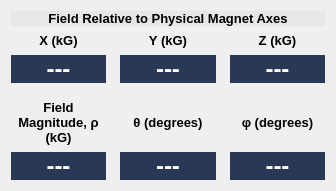
     <widget class="QFrame" name="presentFieldFrame">
      <property name="minimumSize">
       <size>
        <width>0</width>
        <height>0</height>
       </size>
      </property>
      <property name="font">
       <font>
        <pointsize>9</pointsize>
       </font>
      </property>
      <property name="frameShape">
       <enum>QFrame::NoFrame</enum>
      </property>
      <property name="frameShadow">
       <enum>QFrame::Plain</enum>
      </property>
      <property name="lineWidth">
       <number>0</number>
      </property>
      <layout class="QHBoxLayout" name="presentFieldLayout" stretch="0">
       <property name="spacing">
        <number>14</number>
       </property>
       <item>
        <layout class="QGridLayout" name="magnetFieldGridLayout" rowstretch="0,0,0,0,0,0,0,0,0" columnstretch="1,1,1">
         <property name="horizontalSpacing">
          <number>14</number>
         </property>
         <property name="verticalSpacing">
          <number>7</number>
         </property>
         <item row="2" column="2">
          <widget class="QLabel" name="magnetZValue">
           <property name="font">
            <font>
             <pointsize>18</pointsize>
             <bold>true</bold>
             <stylestrategy>PreferAntialias</stylestrategy>
            </font>
           </property>
           <property name="cursor">
            <cursorShape>IBeamCursor</cursorShape>
           </property>
           <property name="styleSheet">
            <string notr="true">background-color: rgb(41,57,85);
color: rgb(255, 255, 255);</string>
           </property>
           <property name="frameShape">
            <enum>QFrame::NoFrame</enum>
           </property>
           <property name="frameShadow">
            <enum>QFrame::Plain</enum>
           </property>
           <property name="text">
            <string>---</string>
           </property>
           <property name="scaledContents">
            <bool>false</bool>
           </property>
           <property name="alignment">
            <set>Qt::AlignCenter</set>
           </property>
           <property name="margin">
            <number>0</number>
           </property>
          </widget>
         </item>
         <item row="2" column="1">
          <widget class="QLabel" name="magnetYValue">
           <property name="font">
            <font>
             <pointsize>18</pointsize>
             <bold>true</bold>
             <stylestrategy>PreferAntialias</stylestrategy>
            </font>
           </property>
           <property name="cursor">
            <cursorShape>IBeamCursor</cursorShape>
           </property>
           <property name="styleSheet">
            <string notr="true">background-color: rgb(41,57,85);
color: rgb(255, 255, 255);</string>
           </property>
           <property name="frameShape">
            <enum>QFrame::NoFrame</enum>
           </property>
           <property name="frameShadow">
            <enum>QFrame::Plain</enum>
           </property>
           <property name="text">
            <string>---</string>
           </property>
           <property name="scaledContents">
            <bool>false</bool>
           </property>
           <property name="alignment">
            <set>Qt::AlignCenter</set>
           </property>
           <property name="margin">
            <number>0</number>
           </property>
          </widget>
         </item>
         <item row="1" column="2">
          <widget class="QLabel" name="magnetZLabel">
           <property name="font">
            <font>
             <pointsize>10</pointsize>
             <bold>true</bold>
            </font>
           </property>
           <property name="text">
            <string>Z (kG)</string>
           </property>
           <property name="alignment">
            <set>Qt::AlignCenter</set>
           </property>
           <property name="wordWrap">
            <bool>true</bool>
           </property>
           <property name="margin">
            <number>0</number>
           </property>
          </widget>
         </item>
         <item row="1" column="1">
          <widget class="QLabel" name="magnetYLabel">
           <property name="font">
            <font>
             <pointsize>10</pointsize>
             <bold>true</bold>
            </font>
           </property>
           <property name="text">
            <string>Y (kG)</string>
           </property>
           <property name="alignment">
            <set>Qt::AlignCenter</set>
           </property>
           <property name="wordWrap">
            <bool>true</bool>
           </property>
           <property name="margin">
            <number>0</number>
           </property>
          </widget>
         </item>
         <item row="8" column="2">
          <widget class="QLabel" name="magnetPhiValue">
           <property name="font">
            <font>
             <pointsize>18</pointsize>
             <bold>true</bold>
             <stylestrategy>PreferAntialias</stylestrategy>
            </font>
           </property>
           <property name="cursor">
            <cursorShape>IBeamCursor</cursorShape>
           </property>
           <property name="styleSheet">
            <string notr="true">background-color: rgb(41,57,85);
color: rgb(255, 255, 255);</string>
           </property>
           <property name="frameShape">
            <enum>QFrame::NoFrame</enum>
           </property>
           <property name="frameShadow">
            <enum>QFrame::Plain</enum>
           </property>
           <property name="text">
            <string>---</string>
           </property>
           <property name="scaledContents">
            <bool>false</bool>
           </property>
           <property name="alignment">
            <set>Qt::AlignCenter</set>
           </property>
           <property name="margin">
            <number>0</number>
           </property>
          </widget>
         </item>
         <item row="3" column="0">
          <spacer name="fieldDisplayVerticalSpacer">
           <property name="orientation">
            <enum>Qt::Vertical</enum>
           </property>
           <property name="sizeType">
            <enum>QSizePolicy::Fixed</enum>
           </property>
           <property name="sizeHint" stdset="0">
            <size>
             <width>20</width>
             <height>10</height>
            </size>
           </property>
          </spacer>
         </item>
         <item row="5" column="0">
          <widget class="QLabel" name="magnetMagnitudeLabel">
           <property name="font">
            <font>
             <pointsize>10</pointsize>
             <bold>true</bold>
            </font>
           </property>
           <property name="text">
            <string>Field Magnitude, ρ (kG)</string>
           </property>
           <property name="alignment">
            <set>Qt::AlignCenter</set>
           </property>
           <property name="wordWrap">
            <bool>true</bool>
           </property>
           <property name="margin">
            <number>0</number>
           </property>
          </widget>
         </item>
         <item row="2" column="0">
          <widget class="QLabel" name="magnetXValue">
           <property name="font">
            <font>
             <pointsize>18</pointsize>
             <bold>true</bold>
             <stylestrategy>PreferAntialias</stylestrategy>
            </font>
           </property>
           <property name="cursor">
            <cursorShape>IBeamCursor</cursorShape>
           </property>
           <property name="styleSheet">
            <string notr="true">background-color: rgb(41,57,85);
color: rgb(255, 255, 255);</string>
           </property>
           <property name="frameShape">
            <enum>QFrame::NoFrame</enum>
           </property>
           <property name="frameShadow">
            <enum>QFrame::Plain</enum>
           </property>
           <property name="text">
            <string>---</string>
           </property>
           <property name="scaledContents">
            <bool>false</bool>
           </property>
           <property name="alignment">
            <set>Qt::AlignCenter</set>
           </property>
           <property name="margin">
            <number>0</number>
           </property>
          </widget>
         </item>
         <item row="5" column="1">
          <widget class="QLabel" name="magnetThetaLabel">
           <property name="font">
            <font>
             <pointsize>10</pointsize>
             <bold>true</bold>
            </font>
           </property>
           <property name="text">
            <string>θ (degrees)</string>
           </property>
           <property name="alignment">
            <set>Qt::AlignCenter</set>
           </property>
           <property name="wordWrap">
            <bool>true</bool>
           </property>
           <property name="margin">
            <number>0</number>
           </property>
          </widget>
         </item>
         <item row="8" column="1">
          <widget class="QLabel" name="magnetThetaValue">
           <property name="font">
            <font>
             <pointsize>18</pointsize>
             <bold>true</bold>
             <stylestrategy>PreferAntialias</stylestrategy>
            </font>
           </property>
           <property name="cursor">
            <cursorShape>IBeamCursor</cursorShape>
           </property>
           <property name="styleSheet">
            <string notr="true">background-color: rgb(41,57,85);
color: rgb(255, 255, 255);</string>
           </property>
           <property name="frameShape">
            <enum>QFrame::NoFrame</enum>
           </property>
           <property name="frameShadow">
            <enum>QFrame::Plain</enum>
           </property>
           <property name="text">
            <string>---</string>
           </property>
           <property name="scaledContents">
            <bool>false</bool>
           </property>
           <property name="alignment">
            <set>Qt::AlignCenter</set>
           </property>
           <property name="margin">
            <number>0</number>
           </property>
          </widget>
         </item>
         <item row="5" column="2">
          <widget class="QLabel" name="magnetPhiLabel">
           <property name="font">
            <font>
             <pointsize>10</pointsize>
             <bold>true</bold>
            </font>
           </property>
           <property name="toolTip">
            <string>Range: 0 to 180 degrees</string>
           </property>
           <property name="text">
            <string>φ (degrees)</string>
           </property>
           <property name="alignment">
            <set>Qt::AlignCenter</set>
           </property>
           <property name="wordWrap">
            <bool>true</bool>
           </property>
           <property name="margin">
            <number>0</number>
           </property>
          </widget>
         </item>
         <item row="1" column="0">
          <widget class="QLabel" name="magnetXLabel">
           <property name="font">
            <font>
             <pointsize>10</pointsize>
             <bold>true</bold>
            </font>
           </property>
           <property name="text">
            <string>X (kG)</string>
           </property>
           <property name="alignment">
            <set>Qt::AlignCenter</set>
           </property>
           <property name="wordWrap">
            <bool>true</bool>
           </property>
           <property name="margin">
            <number>0</number>
           </property>
          </widget>
         </item>
         <item row="0" column="0" colspan="3">
          <widget class="QLabel" name="magnetFieldLabel">
           <property name="font">
            <font>
             <pointsize>10</pointsize>
             <bold>true</bold>
            </font>
           </property>
           <property name="autoFillBackground">
            <bool>false</bool>
           </property>
           <property name="styleSheet">
            <string notr="true">background-color: rgb(230,231,232);</string>
           </property>
           <property name="frameShape">
            <enum>QFrame::NoFrame</enum>
           </property>
           <property name="text">
            <string>Field Relative to Physical Magnet Axes</string>
           </property>
           <property name="alignment">
            <set>Qt::AlignCenter</set>
           </property>
           <property name="wordWrap">
            <bool>true</bool>
           </property>
           <property name="margin">
            <number>6</number>
           </property>
          </widget>
         </item>
         <item row="8" column="0">
          <widget class="QLabel" name="magnetMagnitudeValue">
           <property name="font">
            <font>
             <pointsize>18</pointsize>
             <bold>true</bold>
             <stylestrategy>PreferAntialias</stylestrategy>
            </font>
           </property>
           <property name="cursor">
            <cursorShape>IBeamCursor</cursorShape>
           </property>
           <property name="styleSheet">
            <string notr="true">background-color: rgb(41,57,85);
color: rgb(255, 255, 255);</string>
           </property>
           <property name="frameShape">
            <enum>QFrame::NoFrame</enum>
           </property>
           <property name="frameShadow">
            <enum>QFrame::Plain</enum>
           </property>
           <property name="text">
            <string>---</string>
           </property>
           <property name="scaledContents">
            <bool>false</bool>
           </property>
           <property name="alignment">
            <set>Qt::AlignCenter</set>
           </property>
           <property name="margin">
            <number>0</number>
           </property>
          </widget>
         </item>
        </layout>
       </item>
      </layout>
     </widget>
